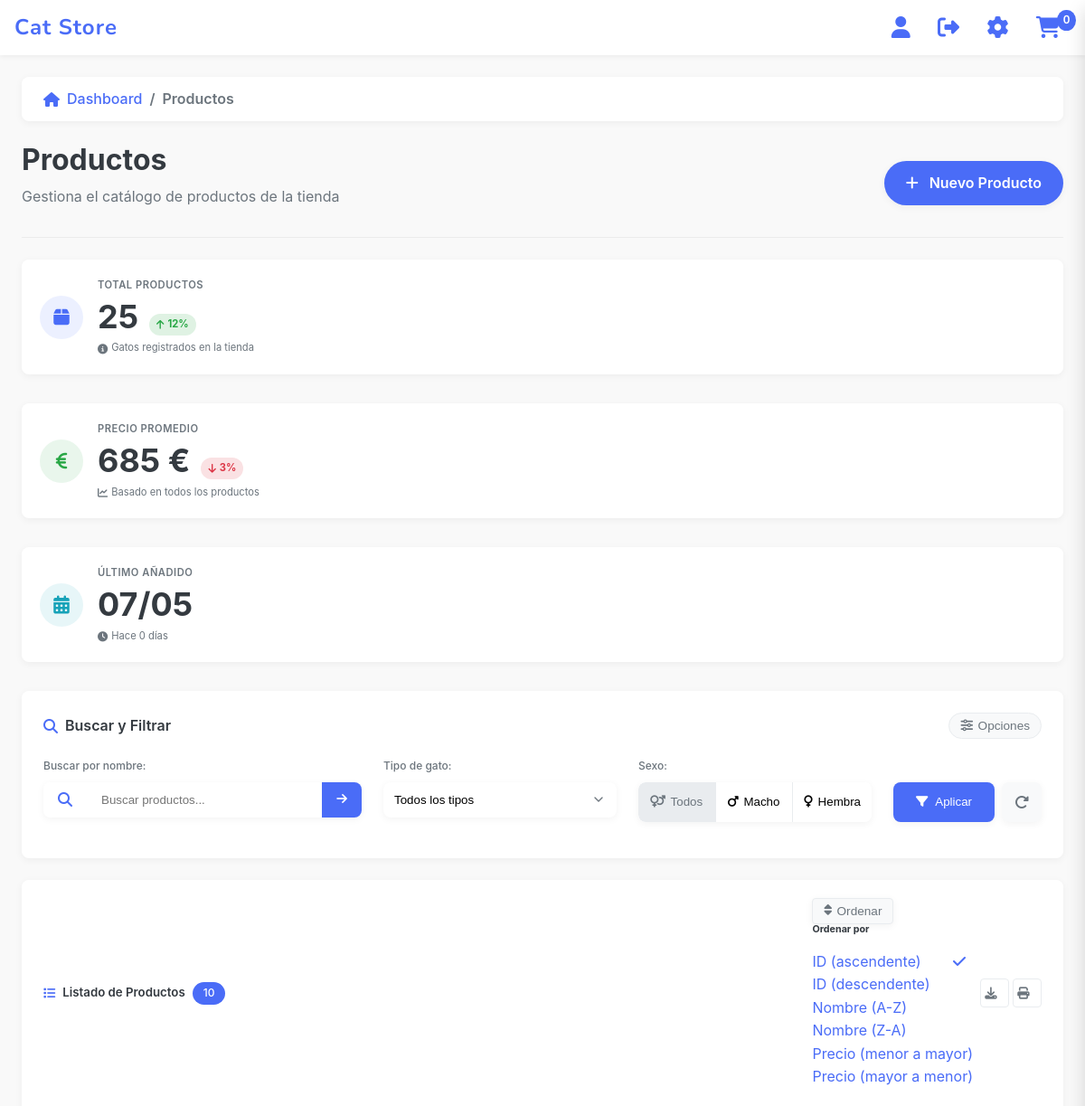
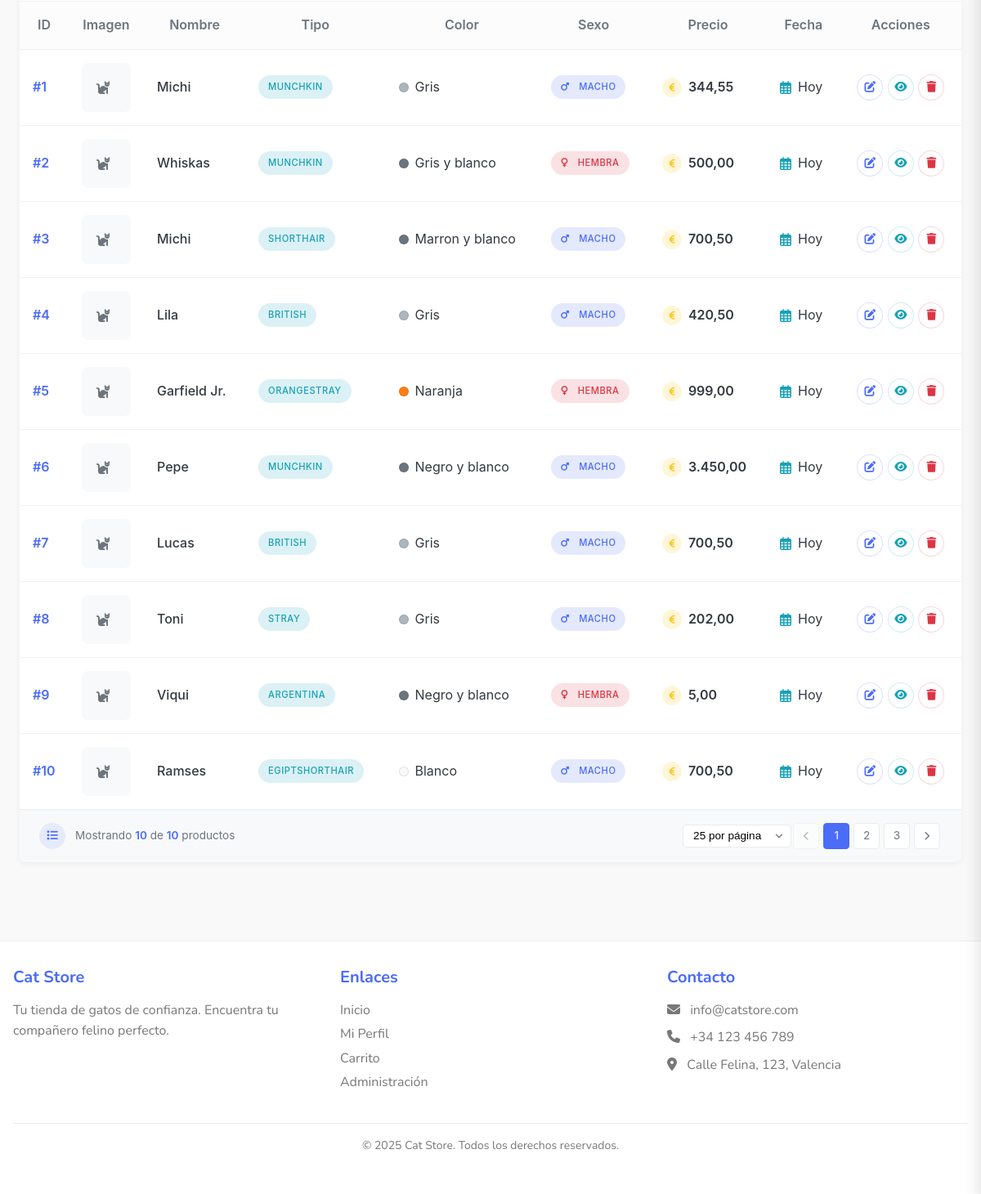
Screenshot of /views/admin/products.php (signed in) with the database file from the repository (2 pictures, top to bottom).
### tables this page shows
CREATE TABLE IF NOT EXISTS animal (
  id INT(11) NOT NULL PRIMARY KEY AUTO_INCREMENT, 
  nombre VARCHAR(50) NOT NULL, 
  tipo VARCHAR(50) NOT NULL, 
  color VARCHAR(20) NOT NULL, 
  sexo BOOLEAN NOT NULL, 
  precio DECIMAL(10,2) NOT NULL, 
  foto LONGBLOB NULL, 
  fecha_anyadido TIMESTAMP NOT NULL DEFAULT CURRENT_TIMESTAMP
);

### views/admin/products.php (the view, shortened to what the rows shown need)
<?php
require_once __DIR__ . '/../../includes/auth_middleware.php';
require_once __DIR__ . '/../../controllers/AdminController.php';
$adminController = new AdminController();
$orderBy = isset($_GET['orderBy']) ? $_GET['orderBy'] : 'id';
$orderDir = isset($_GET['orderDir']) ? $_GET['orderDir'] : 'ASC';
$result = $adminController->getAllProducts($orderBy, $orderDir);
include_once __DIR__ . '/../../includes/header.php';
?>
<div class="admin-container">
    <div class="page-header">
        <div>
            <h1 class="page-title">Productos</h1>
        </div>
    </div>
    <div class="products-card animate-fade-up" style="animation-delay: 0.5s;">
        <div class="products-table-wrapper">
            <table class="products-table">
                <thead>
                    <tr>
                        <th width="60">ID</th>
                        <th width="80">Imagen</th>
                        <th>Nombre</th>
                        <th>Tipo</th>
                        <th>Color</th>
                        <th>Sexo</th>
                        <th>Precio</th>
                        <th>Fecha</th>
                        <th class="text-center">Acciones</th>
                    </tr>
                </thead>
                <tbody>
                    <?php if ($result['success'] && count($result['data']) > 0): ?>
                        <?php foreach ($result['data'] as $index => $product): ?>
                            <tr class="animate-fade-up" style="animation-delay: <?php echo 0.1 + ($index * 0.05); ?>s;">
                                <td><span class="product-id">#<?php echo $product['id']; ?></span></td>
                                <td>
                                    <?php if (!empty($product['foto'])): ?>
                                        <img
                                            alt="<?php echo htmlspecialchars($product['nombre']); ?>"
                                            class="product-image">
                                    <?php else: ?>
                                        <div class="product-image-placeholder">
                                            <i class="fas fa-cat"></i>
                                        </div>
                                    <?php endif; ?>
                                </td>
                                <td><span class="product-name"><?php echo htmlspecialchars($product['nombre']); ?></span></td>
                                <td>
                                    <span class="product-tag product-tag-info">
                                        <?php echo htmlspecialchars($product['tipo']); ?>
                                    </span>
                                </td>
                                <td>
                                    <div class="product-color">
                                        <span class="product-color-dot" style="background-color: <?php echo strtolower($product['color']) == 'blanco' ? '#f8f9fa' : (strtolower($product['color']) == 'negro' ? '#212529' : (strtolower($product['color']) == 'gris' ? '#adb5bd' : (strtolower($product['color']) == 'naranja' ? '#fd7e14' : (strtolower($product['color']) == 'marrón' ? '#6f4e37' : '#6c757d')))); ?>;"></span>
                                        <span><?php echo htmlspecialchars($product['color']); ?></span>
                                    </div>
                                </td>
                                <td>
                                    <span class="product-tag <?php echo $product['sexo'] ? 'product-tag-primary' : 'product-tag-danger'; ?>">
                                        <i class="fas fa-<?php echo $product['sexo'] ? 'mars' : 'venus'; ?>"></i>
                                        <?php echo $product['sexo'] ? 'Macho' : 'Hembra'; ?>
                                    </span>
                                </td>
                                <td>
                                    <div class="product-price">
                                        <div class="product-price-icon">
                                            <i class="fas fa-euro-sign"></i>
                                        </div>
                                        <?php echo number_format($product['precio'], 2, ',', '.'); ?>
                                    </div>
                                </td>
                                <td>
                                    <div class="product-date">
                                        <i class="far fa-calendar-alt"></i>
                                        <span data-toggle="tooltip" title="<?php echo date('d/m/Y H:i', strtotime($product['fecha_anyadido'])); ?>">
                                            <?php
                                            $date = new DateTime($product['fecha_anyadido']);
                                            $now = new DateTime();
                                            $interval = $date->diff($now);
                                            if ($interval->days == 0) {
                                                echo 'Hoy';
                                            } elseif ($interval->days == 1) {
                                                echo 'Ayer';
                                            } elseif ($interval->days < 7) {
                                                echo 'Hace ' . $interval->days . ' días';
                                            } else {
                                                echo date('d/m/Y', strtotime($product['fecha_anyadido']));
                                            }
                                            ?>
                                        </span>
                                    </div>
                                </td>
                                <td>
                                    <div class="product-actions">
                                        <a href="/views/admin/product_form.php?id=<?php echo $product['id']; ?>" class="product-action-btn product-action-btn-primary" data-toggle="tooltip" title="Editar">
                                            <i class="fas fa-edit"></i>
                                        </a>
                                        <a href="/views/admin/product_view.php?id=<?php echo $product['id']; ?>" class="product-action-btn product-action-btn-info" data-toggle="tooltip" title="Ver detalles">
                                            <i class="fas fa-eye"></i>
                                        </a>
                                        <button class="product-action-btn product-action-btn-danger delete-product"
                                            data-id="<?php echo $product['id']; ?>"
                                            data-name="<?php echo htmlspecialchars($product['nombre']); ?>"
                                            data-toggle="tooltip" title="Eliminar">
                                            <i class="fas fa-trash"></i>
                                        </button>
                                    </div>
                                </td>
                            </tr>
                        <?php endforeach; ?>
                    <?php endif; ?>
                </tbody>
            </table>
        </div>
    </div>
</div>
<?php require_once __DIR__ . '/../../includes/footer.php'; ?>

### rows the page displays
animal: id "1", nombre "Michi", tipo "MUNCHKIN", color "Gris", sexo 1 (drawn), precio "344,55", shows "Hoy"
animal: id "2", nombre "Whiskas", tipo "MUNCHKIN", color "Gris y blanco", sexo 0 (drawn), precio "500,00", shows "Hoy"
animal: id "3", nombre "Michi", tipo "SHORTHAIR", color "Marron y blanco", sexo 1 (drawn), precio "700,50", shows "Hoy"
animal: id "4", nombre "Lila", tipo "BRITISH", color "Gris", sexo 1 (drawn), precio "420,50", shows "Hoy"
animal: id "5", nombre "Garfield Jr.", tipo "ORANGESTRAY", color "Naranja", sexo 0 (drawn), precio "999,00", shows "Hoy"
animal: id "6", nombre "Pepe", tipo "MUNCHKIN", color "Negro y blanco", sexo 1 (drawn), precio "3.450,00", shows "Hoy"
animal: id "7", nombre "Lucas", tipo "BRITISH", color "Gris", sexo 1 (drawn), precio "700,50", shows "Hoy"
animal: id "8", nombre "Toni", tipo "STRAY", color "Gris", sexo 1 (drawn), precio "202,00", shows "Hoy"
animal: id "9", nombre "Viqui", tipo "ARGENTINA", color "Negro y blanco", sexo 0 (drawn), precio "5,00", shows "Hoy"
animal: id "10", nombre "Ramses", tipo "EGIPTSHORTHAIR", color "Blanco", sexo 1 (drawn), precio "700,50", shows "Hoy"

### other values shown
$cartCount "0"
$result['count'] "10"
count($result['data']) "10"
